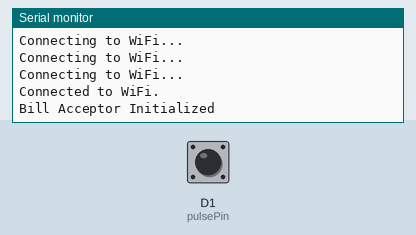
This sketch was run on a simulated ESP8266 (NodeMCU). On the bench: the last lines printed to the serial monitor. Inputs (shaded band) come from the test bench; at power-on: D1 (pulsePin) HIGH. WiFi joins after 1.5 s; servers stay silent unless stated.

Above: at 2.7 s.
2.8 s: D1 (pulsePin) pulled LOW for 0.15 s
At 4.1 s:
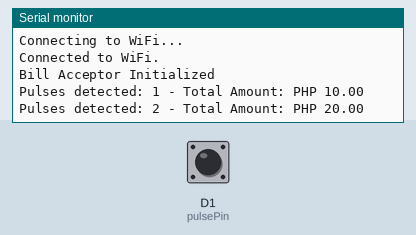
4.4 s: D1 (pulsePin) pulled LOW for 1 s
At 6.1 s:
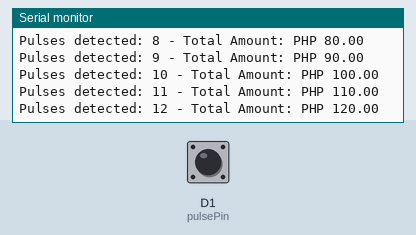
6.9 s: D1 (pulsePin) pulled LOW for 0.15 s
At 8.5 s:
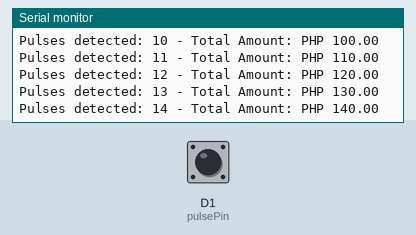

The sketch:

billacceptor.ino
```cpp
#include <ESP8266WiFi.h>

const int pulsePin = D1; // Pin connected to the pulse output of the bill acceptor
unsigned long pulseCount = 0; // Total pulses received
float totalAmount = 0.0;     // Total accumulated amount (in PHP)

// Denomination settings (adjust based on your bill acceptor's configuration)
float billValue = 10.0; // 1 PHP bill for simplicity

// WiFi details (optional)
const char* ssid = "Marron";
const char* password = "543210123";

void setup() {
  Serial.begin(115200);

  pinMode(pulsePin, INPUT_PULLUP);  // Set pulse pin as input with pull-up resistor

  // Connect to WiFi (optional)
  WiFi.begin(ssid, password);
  while (WiFi.status() != WL_CONNECTED) {
    delay(500);
    Serial.println("Connecting to WiFi...");
  }
  Serial.println("Connected to WiFi.");

  Serial.println("Bill Acceptor Initialized");
}

void loop() {
  // Detect pulse (bill insertion)
  if (digitalRead(pulsePin) == LOW) {  // Assuming LOW means pulse is active (check your bill acceptor)
    pulseCount++;  // Increment pulse count

    // Multiply the pulse count by the bill value to calculate the total amount inserted
    totalAmount = pulseCount * billValue;

    // Print pulse count and total amount
    Serial.print("Pulses detected: ");
    Serial.print(pulseCount);
    Serial.print(" - Total Amount: PHP ");
    Serial.println(totalAmount, 2);  // Print total amount with two decimals

    delay(100);  // Debounce the pulse to avoid multiple counts
  }
}
```

Measured:
- after the input at 2.8 s, the serial monitor: prints a new line at once (image 1)
- after the input at 4.4 s, the serial monitor: prints a new line at once (image 2)
- after the input at 6.9 s, the serial monitor: prints a new line at once (image 3)
